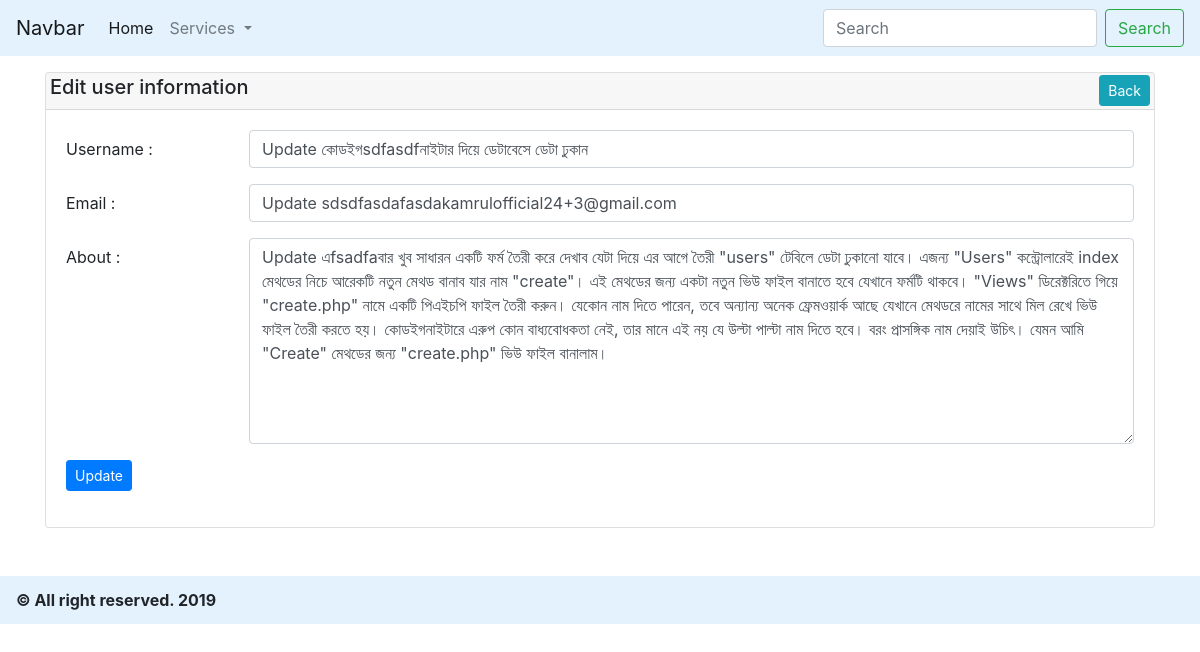
The app's page /users/edit/14 with its own data.
### tables this page shows
CREATE TABLE IF NOT EXISTS `users` (
  `id` int(11) NOT NULL,
  `username` varchar(50) NOT NULL,
  `email` varchar(50) NOT NULL,
  `about` text NOT NULL
);

### application/controllers/Users.php (called while the page is built, shortened)
<?php
class Users extends CI_Controller {
    public function __construct() {
        $this->load->model('prime_model');
    }
    public function edit($id = FALSE) {
        if ($id != '') {
            $user_id = (int) $id;
            $data = array(
                'title' => 'Edit a User',
                'action' => site_url('users/edit'),
                'users' => $this->prime_model->get_data('users', 'id', $user_id),
                'button' => 'Update'
            );
        }
        $this->load->view('create', $data);
    }
}

### index.php (called while the page is built, shortened)
<?php
require_once BASEPATH.'core/CodeIgniter.php';

### application/models/Prime_model.php (called while the page is built, shortened)
<?php
class Prime_model extends CI_Model {
    public function get_data($table_name, $id_name = FALSE, $id = FALSE) {
        $query = $this->db->get($table_name);
        return $query->result_array();
    }
}

### application/views/create.php (the view, shortened to what this page needs)
<div class="container pb-5">
    <div class="row">
        <div class="col-md-12">
            <div class="card">
                <div class="card-header" style="padding: 2px 4px;">
                    <div class="row">
                        <div class="col-md-6">
                            <h5 class="float-left">Edit user information</h5>
                        </div>
                        <div class="col-md-6">
                            <a href="<?php echo site_url('users') ?>" class="btn btn-info btn-sm float-right">Back</a>
                        </div>
                    </div>
                </div>
                <div class="card-body">
                    <form action="<?php echo $action;?>" method="post">
                        <div class="form-group row">
                            <label for="username" class="col-sm-2 col-form-label">Username :</label>
                            <div class="col-sm-10">
                                <input type="text" name="username" value="<?php echo isset($users[0]['username']) ? $users[0]['username']: '';?>" class="form-control" required/>
                            </div>
                        </div>
                        <div class="form-group row">
                            <label for="email" class="col-sm-2 col-form-label">Email :</label>
                            <div class="col-sm-10">
                                <input type="text" name="email" value="<?php echo isset($users[0]['email']) ? $users[0]['email']: '';?>" class="form-control" required/>
                            </div>
                        </div>
                        <div class="form-group row">
                            <label for="email" class="col-sm-2 col-form-label">About :</label>
                            <div class="col-sm-10">
                                <textarea rows="8" name="about" class="form-control" required><?php echo isset($users[0]['about']) ? $users[0]['about']: '';?></textarea>
                            </div>
                        </div>
                        <p><input type="submit" name="submit" class="btn btn-primary btn-sm" value="<?php echo $button;?>"/></p>
                    </form>
                </div>
            </div>
        </div>
    </div>
</div>

### records on screen
users: username "Update কোডইগsdfasdfনাইটার দিয়ে ডেটাবেসে ডেটা ঢুকান", email "Update sdsdfasdafasdakamrulofficial24+3@gmail.com", about "Update এfsadfaবার খুব সাধারন একটি ফর্ম তৈরী করে দেখাব যেটা দিয়ে এর আগে তৈরী \"users\" টেবিলে ডেটা ঢুকানো যাবে। এজন্য \"Users\" কন্ট্রোলারেই index মেথডের নিচে আরেকটি নতুন মেথড বানাব যার নাম \"create\"। এই মেথডের জন্য একটা নতুন ভিউ ফাইল বানাতে হবে যেখানে ফর্মটি থাকবে। \"Views\" ডিরেক্টরিতে গিয়ে \"create.php\" নামে একটি পিএইচপি ফাইল তৈরী করুন। যেকোন নাম দিতে পারেন, তবে অন্যান্য অনেক ফ্রেমওয়ার্ক আছে যেখানে মেথডরে নামের সাথে মিল রেখে ভিউ ফাইল তৈরী করতে হয়। কোডইগনাইটারে এরুপ কোন বাধ্যবোধকতা নেই, তার মানে এই নয় যে উল্টা পাল্টা নাম দিতে হবে। বরং প্রাসঙ্গিক নাম দেয়াই উচিৎ। যেমন আমি \"Create\" মেথডের জন্য \"create.php\" ভিউ ফাইল বানালাম।"
